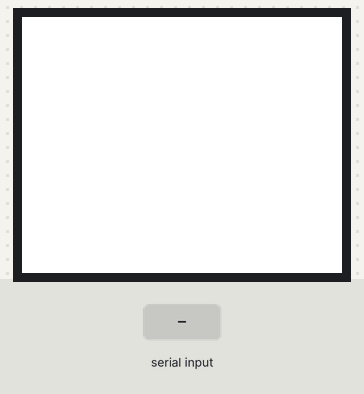
The sketch below on a simulated Arduino Uno, built with avr-gcc and run on an emulated ATmega328P. Shown: 160×128 colour display. The test bench sets the inputs (shaded band). What the sketch prints to the serial monitor is not drawn.

Above: at 1.3 s.
1.4 s: "Dispensing\n" received over Serial
At 3.6 s:
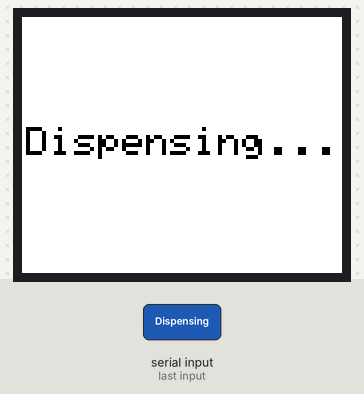
4.4 s: "Initialising!\n" received over Serial
At 4.8 s:
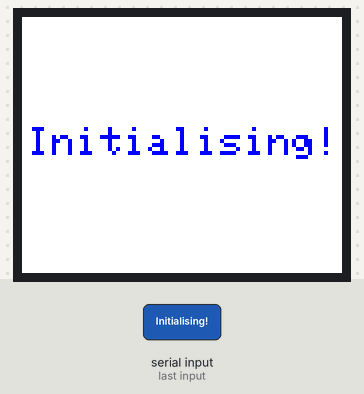
5.9 s: "Please hold!\n" received over Serial
At 7.1 s:
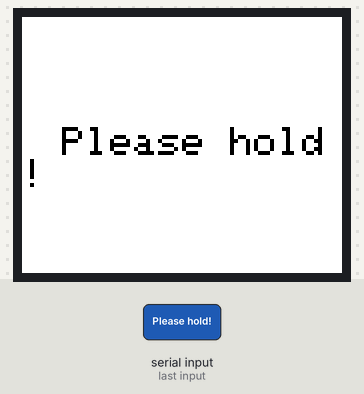
7.4 s: "1\n" received over Serial
At 7.8 s:
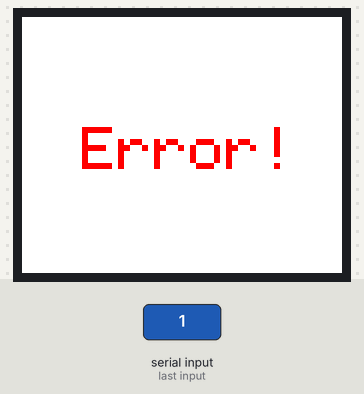
8.9 s: "Initialising!\n" received over Serial
At 9.5 s:
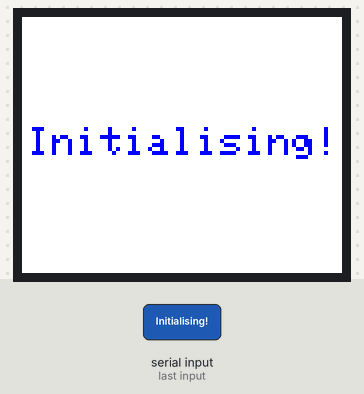
10.4 s: "Dispensing\n" received over Serial
At 10.8 s:
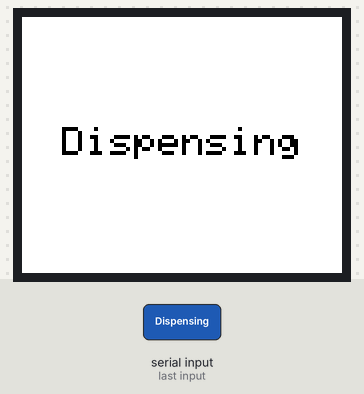
Timing chart, 0 to 13.4 s (numbered marks = the images above; inputs shaded):
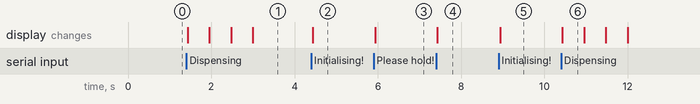

Measured:
- after the input at 1.4 s, the display: first changes at once (image 1 shows a later state)
- after the input at 4.4 s, the display: changes at once (image 2)
- after the input at 5.9 s, the display: changes at once (image 3)
- after the input at 7.4 s, the display: changes at once (image 4)
- after the input at 8.9 s, the display: changes at once (image 5)
- after the input at 10.4 s, the display: changes at once (image 6)
- what the display in image 6 shows lasts 0.6 s, from 10.4 s to 11.0 s

The sketch:

Screen.ino
```cpp
#include <SPI.h>
#include <Adafruit_GFX.h>    // Core graphics library
#include <Adafruit_ST7735.h> // Hardware-specific library

#define TFT_CS        10
#define TFT_RST        8 // Or set to -1 and connect to Arduino RESET pin
#define TFT_DC         9

Adafruit_ST7735 tft = Adafruit_ST7735(TFT_CS, TFT_DC, TFT_RST);

void setup() {
  Serial.begin(9600);
  tft.initR(INITR_BLACKTAB); // Init ST7735R chip, green tab
  //tft.fillScreen(ST77XX_BLACK);
  tft.setRotation(1); // set display orientation
  tft.fillScreen(ST77XX_WHITE);
}

void loop() {
  if (Serial.available() > 0) {
    String data = Serial.readStringUntil('\n');
    Serial.println(data);
    if (data == "Initialising!") {
      tft.fillScreen(ST77XX_WHITE);
      print_text(3,55,"Initialising!",2,ST77XX_BLUE);
    }
    else if (data == "Please scan passport!") {
      tft.fillScreen(ST77XX_WHITE);
      print_text(15,40,"Please scan",2,ST77XX_ORANGE);
      print_text(30,70,"passport!",2,ST77XX_ORANGE);
    }
    else if (data == "Dispensing") {
      tft.fillScreen(ST77XX_WHITE);
      print_text(20,55,"Dispensing",2,ST77XX_BLACK);
      delay(500);
      tft.fillScreen(ST77XX_WHITE);
      print_text(14,55,"Dispensing.",2,ST77XX_BLACK);
      delay(500);
      tft.fillScreen(ST77XX_WHITE);
      print_text(8,55,"Dispensing..",2,ST77XX_BLACK);
      delay(500);
      tft.fillScreen(ST77XX_WHITE);
      print_text(2,55,"Dispensing...",2,ST77XX_BLACK);
      delay(500);
    }
    else if (data == "Please hold!") {
      tft.fillScreen(ST77XX_WHITE);
      print_text(20,55,"Please hold!",2,ST77XX_BLACK);
    }
    else {
      tft.fillScreen(ST77XX_WHITE);
      print_text(30,55,"Error!",3,ST77XX_RED);
    }
  }
}

//  tft.fillScreen(ST77XX_BLACK);
//  tft.fillRoundRect(25, 10, 78, 60, 8, ST77XX_WHITE);
//  tft.fillTriangle(42, 20, 42, 60, 90, 40, ST77XX_RED);
//  delay(5000);
//
//  tft.fillScreen(ST77XX_CYAN);
//  tft.drawRect(5,5,120,120,ST77XX_RED);
//  tft.drawFastHLine(5,60,120,ST77XX_RED);
//  tft.drawFastVLine(60,5,120,ST77XX_RED);
//  delay(5000);


void print_text(byte x_pos, byte y_pos, char *text, byte text_size, uint16_t color) {
  tft.setCursor(x_pos, y_pos);
  tft.setTextSize(text_size);
  tft.setTextColor(color);
  tft.setTextWrap(true);
  tft.print(text);
}
```
